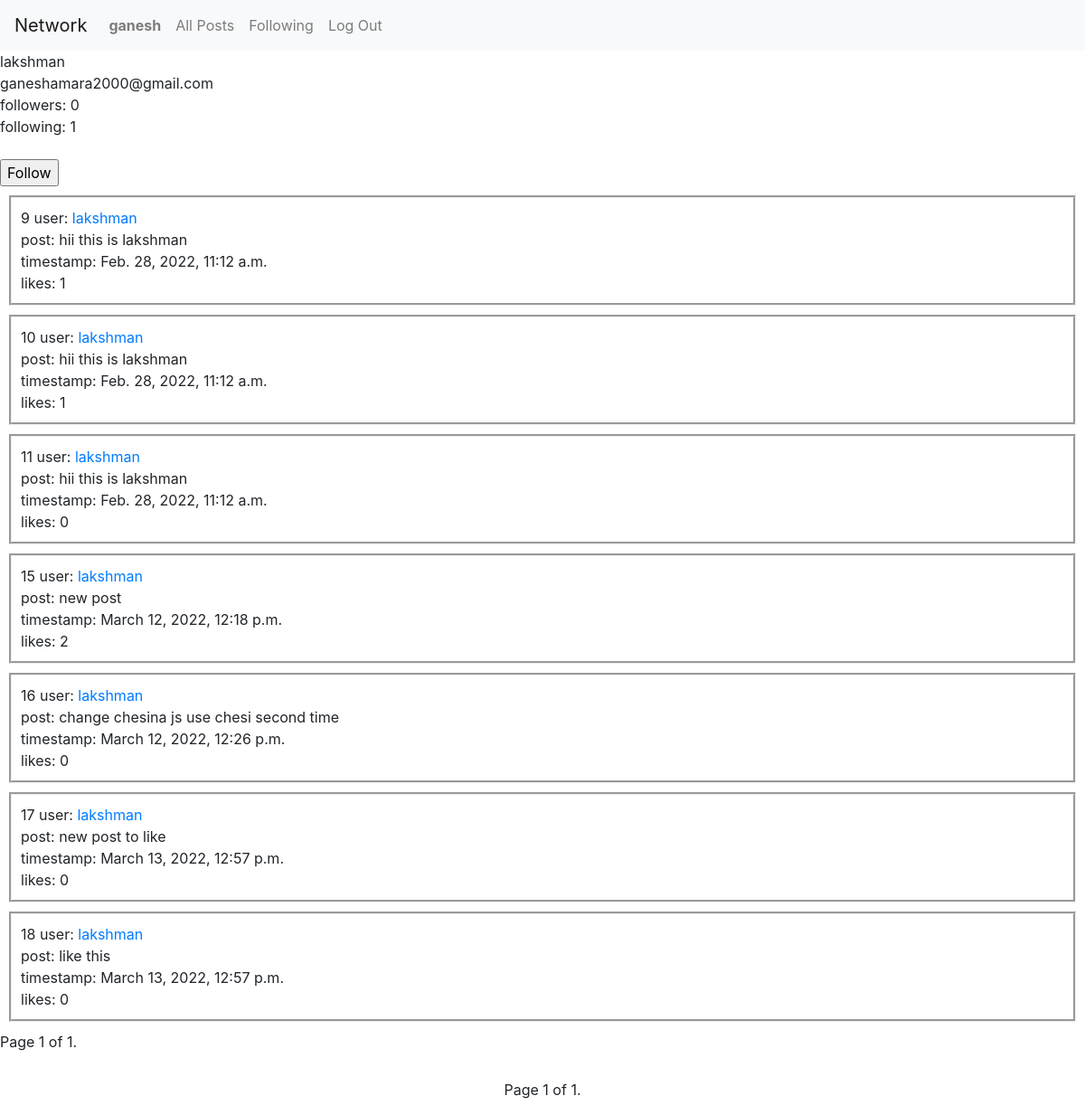
The page /profile/2 (signed in) on the database its author committed.
### network/models.py (models this page shows, shortened)
class User(AbstractUser):
    followers = models.ManyToManyField('self', symmetrical=False,
                                       blank=True)
    def count_followers(self):
        return self.followers.count()
    def count_following(self):
        return User.objects.filter(followers=self).count()

class Post(models.Model):
    user = models.ForeignKey(
        User, on_delete=models.CASCADE, null=True, related_name="User")
    post = models.TextField()
    datetime = models.DateTimeField(auto_now_add=True, editable=False)
    likes = models.PositiveIntegerField(default=0)

### network/views.py (the view)
# urls.py: path("profile/<int:userid>", views.profile, name="profile"),
def profile(request, userid):
    profile = User.objects.get(pk=userid)
    curr = User.objects.get(pk=request.user.id)
    set = User.objects.filter(followers=curr)
    usernames = []
    for s in set:
        usernames.append(s.username)
    if profile.username in usernames:
        follow = "Unfollow"
    else:
        follow = "Follow"
    followers = User.count_followers(profile)
    following = User.count_following(profile)
    if profile != request.user:
        button = True
    else:
        button = False
    objects = Post.objects.filter(user=profile)
    paginator = Paginator(objects, 10)
    page_number = request.GET.get('page')
    page_obj = paginator.get_page(page_number)
    return render(request, "network/profile.html", {
        "profile": profile,
        "followers": followers,
        "following": following,
        "posts": page_obj,
        "button": button,
        "follow": follow
    })

### network/templates/network/profile.html (shortened to what this page needs)
{% extends "network/layout.html" %}
{% block body %}
    {{profile.username}}
    <br>
    {{profile.email}}
    <br>
    followers: {{followers}}
    <br>
    following: {{following}}
    <br>
    {% if button %}
    <form action="{% url 'follow' profile.id %} " method="POST">
        <br>
        <input type="submit" value={{follow}}>
    </form>
    {% endif %}
    {% for post in posts %}
    <div class="showposts">
        {{post.id}} user: <a href="{% url 'profile' post.user.id %}">{{ post.user }}</a> <br>post: {{ post.post }} <br>timestamp: {{ post.datetime }} <br>likes: {{post.likes}}
    </div>
    {% endfor %}
    <div class="pagination">
        <span class="step-links">
            <span class="current">
                Page {{ posts.number }} of {{ posts.paginator.num_pages }}.
            </span>
        </span>
    </div>
    <br>
    <nav aria-label="Page navigation example">
        <ul class="pagination justify-content-center">
          <div style="padding-left: 10px; padding-top: 5px; padding-right: 10px;"> Page {{ posts.number }} of {{ posts.paginator.num_pages }}. </div>
        </ul>
    </nav>
{% endblock %}

### network/templates/network/layout.html (shortened to what this page needs)
{% load static %}
<!DOCTYPE html>
<html lang="en">
    <head>
        <link rel="stylesheet" href="https://stackpath.bootstrapcdn.com/bootstrap/4.4.1/css/bootstrap.min.css">
        <link href="{% static 'network/styles.css' %}" rel="stylesheet">
    </head>
    <body>
        <nav class="navbar navbar-expand-lg navbar-light bg-light">
            <a class="navbar-brand" href="{% url 'index' %}">Network</a>
            <div>
              <ul class="navbar-nav mr-auto">
                {% if user.is_authenticated %}
                    <li class="nav-item">
                        <a class="nav-link" href="#"><strong>{{ user.username }}</strong></a>
                    </li>
                {% endif %}
                <li class="nav-item">
                  <a id="allposts" class="nav-link" href="{% url 'allposts' %}">All Posts</a>
                </li>
                {% if user.is_authenticated %}
                    <li class="nav-item">
                        <a class="nav-link" href="{% url 'following' %}">Following</a>
                    </li>
                    <li class="nav-item">
                        <a class="nav-link" href="{% url 'logout' %}">Log Out</a>
                    </li>
                {% endif %}
              </ul>
            </div>
          </nav>
        <div class="body">
            {% block body %}
            {% endblock %}
        </div>
    </body>
</html>

### network/static/network/styles.css (style rules this page uses)
.post, .container, .showposts { margin: 10px; border-style: groove; padding-top: 10px; padding-right: 10px; padding-bottom: 10px; padding-left: 10px; }

### rows shown on the page
User: username "ganesh"
User: username "lakshman", email "ganeshamara2000@gmail.com"
Post: id "9", user "lakshman", post "hii this is lakshman", datetime "Feb. 28, 2022, 11:12 a.m.", likes "1"
Post: id "10", user "lakshman", post "hii this is lakshman", datetime "Feb. 28, 2022, 11:12 a.m.", likes "1"
Post: id "11", user "lakshman", post "hii this is lakshman", datetime "Feb. 28, 2022, 11:12 a.m.", likes "0"
Post: id "15", user "lakshman", post "new post", datetime "March 12, 2022, 12:18 p.m.", likes "2"
Post: id "16", user "lakshman", post "change chesina js use chesi second time", datetime "March 12, 2022, 12:26 p.m.", likes "0"
Post: id "17", user "lakshman", post "new post to like", datetime "March 13, 2022, 12:57 p.m.", likes "0"
Post: id "18", user "lakshman", post "like this", datetime "March 13, 2022, 12:57 p.m.", likes "0"

### other values the page prints
{{ followers }} "0"
{{ following }} "1"
{{ posts.number }} "1"
{{ posts.paginator.num_pages }} "1"
